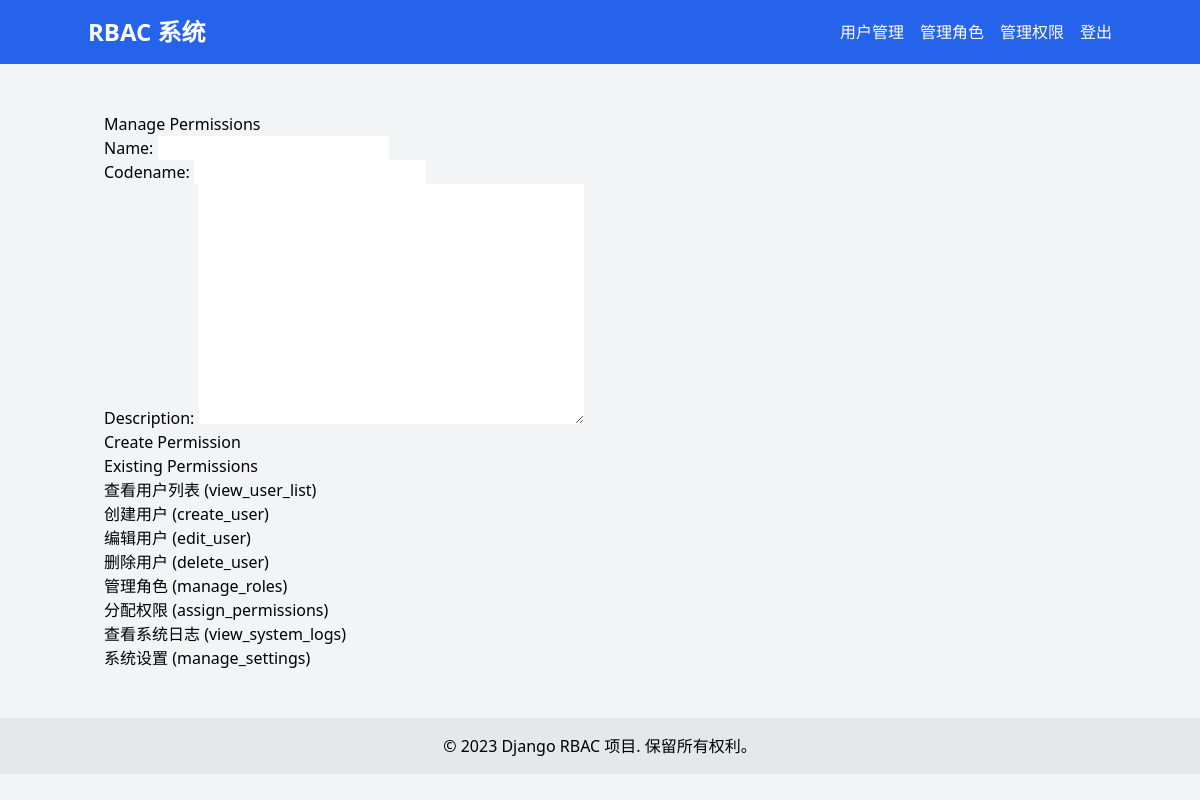
Page /accounts/manage-permissions/ (signed in) on the committed database.
### accounts/models.py (models this page shows, shortened)
class Permission(models.Model):
    name = models.CharField(max_length=255, unique=True)
    codename = models.CharField(max_length=100, unique=True)
    description = models.TextField(blank=True)

### accounts/views.py (the view)
# urls.py: path('accounts/manage-permissions/', account_views.manage_permissions, name='manage_permissions'),
@login_required
def manage_permissions(request):
    if request.method == 'POST':
        form = PermissionForm(request.POST)
        if form.is_valid():
            form.save()
            messages.success(request, '权限创建成功。')
            return redirect('manage_permissions')
    else:
        form = PermissionForm()
    permissions = Permission.objects.all()
    return render(request, 'accounts/manage_permissions.html', {'form': form, 'permissions': permissions})

### accounts/forms.py
class PermissionForm(forms.ModelForm):
    class Meta:
        model = Permission
        fields = ['name', 'codename', 'description']

### accounts/models.py (called while the page is built)
    def has_user_management_permission(self):
        return (
                self.is_superuser or
                self.is_staff or
                self.has_perm('accounts.view_customuser') or
                UserRole.objects.filter(
                    user=self,
                    role__rolepermission__permission__codename='can_manage_users'
                ).exists()
        )

### accounts/templates/accounts/manage_permissions.html (shortened to what this page needs)
{% extends 'base.html' %}
{% block content %}
  <h2>Manage Permissions</h2>
  <form method="post">
    {{ form.as_p }}
    <button type="submit">Create Permission</button>
  </form>
  <h3>Existing Permissions</h3>
  <ul>
    {% for permission in permissions %}
      <li>{{ permission.name }} ({{ permission.codename }})</li>
    {% endfor %}
  </ul>
{% endblock %}

### rows in the picture
Permission: name "查看用户列表", codename "view_user_list"
Permission: name "创建用户", codename "create_user"
Permission: name "编辑用户", codename "edit_user"
Permission: name "删除用户", codename "delete_user"
Permission: name "管理角色", codename "manage_roles"
Permission: name "分配权限", codename "assign_permissions"
Permission: name "查看系统日志", codename "view_system_logs"
Permission: name "系统设置", codename "manage_settings"
